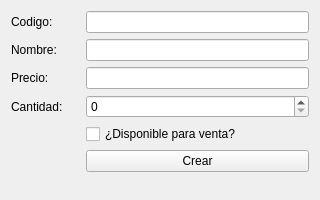
<?xml version="1.0" encoding="UTF-8"?>
<ui version="4.0">
 <class>ProductoCrear</class>
 <widget class="QWidget" name="ProductoCrear">
  <property name="geometry">
   <rect>
    <x>0</x>
    <y>0</y>
    <width>320</width>
    <height>200</height>
   </rect>
  </property>
  <property name="minimumSize">
   <size>
    <width>320</width>
    <height>200</height>
   </size>
  </property>
  <property name="maximumSize">
   <size>
    <width>320</width>
    <height>200</height>
   </size>
  </property>
  <property name="windowTitle">
   <string>Crear producto</string>
  </property>
  <layout class="QGridLayout" name="gridLayout">
   <item row="0" column="0">
    <layout class="QFormLayout" name="lay_frm_principal">
     <property name="horizontalSpacing">
      <number>20</number>
     </property>
     <item row="0" column="0">
      <widget class="QLabel" name="lbl_codigo">
       <property name="text">
        <string>Codigo: </string>
       </property>
      </widget>
     </item>
     <item row="0" column="1">
      <widget class="QLineEdit" name="txt_codigo"/>
     </item>
     <item row="1" column="0">
      <widget class="QLabel" name="lbl_nombre">
       <property name="text">
        <string>Nombre:</string>
       </property>
      </widget>
     </item>
     <item row="1" column="1">
      <widget class="QLineEdit" name="txt_nombre"/>
     </item>
     <item row="2" column="0">
      <widget class="QLabel" name="lbl_precio">
       <property name="text">
        <string>Precio: </string>
       </property>
      </widget>
     </item>
     <item row="2" column="1">
      <widget class="QLineEdit" name="txt_precio"/>
     </item>
     <item row="3" column="0">
      <widget class="QLabel" name="lbl_cantidad">
       <property name="text">
        <string>Cantidad: </string>
       </property>
      </widget>
     </item>
     <item row="4" column="1">
      <widget class="QCheckBox" name="chk_disponible">
       <property name="text">
        <string>¿Disponible para venta?</string>
       </property>
      </widget>
     </item>
     <item row="5" column="1">
      <widget class="QPushButton" name="btn_registrar">
       <property name="text">
        <string>Crear</string>
       </property>
      </widget>
     </item>
     <item row="3" column="1">
      <widget class="QSpinBox" name="spx_cantidad"/>
     </item>
    </layout>
   </item>
  </layout>
 </widget>
 <tabstops>
  <tabstop>txt_codigo</tabstop>
  <tabstop>txt_nombre</tabstop>
  <tabstop>txt_precio</tabstop>
  <tabstop>spx_cantidad</tabstop>
  <tabstop>chk_disponible</tabstop>
  <tabstop>btn_registrar</tabstop>
 </tabstops>
 <resources/>
 <connections/>
</ui>
